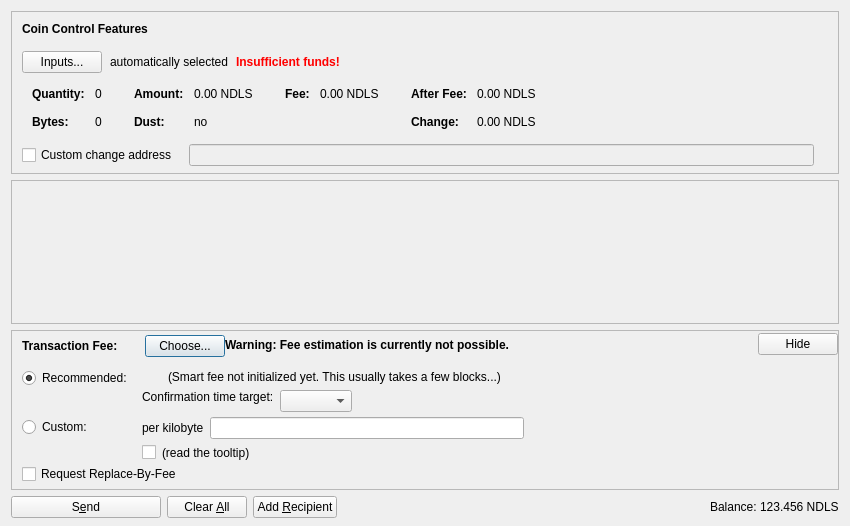
<?xml version="1.0" encoding="UTF-8"?>
<ui version="4.0">
 <class>SendCoinsDialog</class>
 <widget class="QDialog" name="SendCoinsDialog">
  <property name="geometry">
   <rect>
    <x>0</x>
    <y>0</y>
    <width>850</width>
    <height>526</height>
   </rect>
  </property>
  <property name="windowTitle">
   <string>Send Coins</string>
  </property>
  <layout class="QVBoxLayout" name="verticalLayout" stretch="0,1,0,0">
   <property name="bottomMargin">
    <number>8</number>
   </property>
   <item>
    <widget class="QFrame" name="frameCoinControl">
     <property name="sizePolicy">
      <sizepolicy hsizetype="Expanding" vsizetype="Expanding">
       <horstretch>0</horstretch>
       <verstretch>0</verstretch>
      </sizepolicy>
     </property>
     <property name="maximumSize">
      <size>
       <width>16777215</width>
       <height>16777215</height>
      </size>
     </property>
     <property name="frameShape">
      <enum>QFrame::StyledPanel</enum>
     </property>
     <property name="frameShadow">
      <enum>QFrame::Sunken</enum>
     </property>
     <layout class="QVBoxLayout" name="verticalLayoutCoinControl2">
      <property name="spacing">
       <number>0</number>
      </property>
      <property name="leftMargin">
       <number>0</number>
      </property>
      <property name="topMargin">
       <number>0</number>
      </property>
      <property name="rightMargin">
       <number>0</number>
      </property>
      <property name="bottomMargin">
       <number>6</number>
      </property>
      <item>
       <layout class="QVBoxLayout" name="verticalLayoutCoinControl" stretch="0,0,0,0,1">
        <property name="spacing">
         <number>0</number>
        </property>
        <property name="leftMargin">
         <number>10</number>
        </property>
        <property name="topMargin">
         <number>10</number>
        </property>
        <item>
         <layout class="QHBoxLayout" name="horizontalLayoutCoinControl1">
          <property name="bottomMargin">
           <number>15</number>
          </property>
          <item>
           <widget class="QLabel" name="labelCoinControlFeatures">
            <property name="sizePolicy">
             <sizepolicy hsizetype="Preferred" vsizetype="Maximum">
              <horstretch>0</horstretch>
              <verstretch>0</verstretch>
             </sizepolicy>
            </property>
            <property name="font">
             <font>
              <weight>75</weight>
              <bold>true</bold>
             </font>
            </property>
            <property name="styleSheet">
             <string notr="true">font-weight:bold;</string>
            </property>
            <property name="text">
             <string>Coin Control Features</string>
            </property>
           </widget>
          </item>
         </layout>
        </item>
        <item>
         <layout class="QHBoxLayout" name="horizontalLayoutCoinControl2" stretch="0,0,0,0">
          <property name="spacing">
           <number>8</number>
          </property>
          <property name="bottomMargin">
           <number>10</number>
          </property>
          <item>
           <widget class="QPushButton" name="pushButtonCoinControl">
            <property name="styleSheet">
             <string notr="true"/>
            </property>
            <property name="text">
             <string>Inputs...</string>
            </property>
            <property name="autoDefault">
             <bool>false</bool>
            </property>
           </widget>
          </item>
          <item>
           <widget class="QLabel" name="labelCoinControlAutomaticallySelected">
            <property name="text">
             <string>automatically selected</string>
            </property>
            <property name="margin">
             <number>5</number>
            </property>
           </widget>
          </item>
          <item>
           <widget class="QLabel" name="labelCoinControlInsuffFunds">
            <property name="font">
             <font>
              <weight>75</weight>
              <bold>true</bold>
             </font>
            </property>
            <property name="styleSheet">
             <string notr="true">color:red;font-weight:bold;</string>
            </property>
            <property name="text">
             <string>Insufficient funds!</string>
            </property>
            <property name="margin">
             <number>5</number>
            </property>
           </widget>
          </item>
          <item>
           <spacer name="horizontalSpacerCoinControl">
            <property name="orientation">
             <enum>Qt::Horizontal</enum>
            </property>
            <property name="sizeHint" stdset="0">
             <size>
              <width>40</width>
              <height>1</height>
             </size>
            </property>
           </spacer>
          </item>
         </layout>
        </item>
        <item>
         <widget class="QWidget" name="widgetCoinControl" native="true">
          <property name="sizePolicy">
           <sizepolicy hsizetype="Preferred" vsizetype="Preferred">
            <horstretch>0</horstretch>
            <verstretch>0</verstretch>
           </sizepolicy>
          </property>
          <property name="minimumSize">
           <size>
            <width>0</width>
            <height>0</height>
           </size>
          </property>
          <property name="styleSheet">
           <string notr="true"/>
          </property>
          <layout class="QHBoxLayout" name="horizontalLayoutCoinControl5">
           <property name="leftMargin">
            <number>0</number>
           </property>
           <property name="topMargin">
            <number>0</number>
           </property>
           <property name="rightMargin">
            <number>0</number>
           </property>
           <property name="bottomMargin">
            <number>0</number>
           </property>
           <item>
            <layout class="QHBoxLayout" name="horizontalLayoutCoinControl3" stretch="0,0,0,1">
             <property name="spacing">
              <number>20</number>
             </property>
             <property name="topMargin">
              <number>0</number>
             </property>
             <property name="bottomMargin">
              <number>10</number>
             </property>
             <item>
              <layout class="QFormLayout" name="formLayoutCoinControl1">
               <property name="horizontalSpacing">
                <number>10</number>
               </property>
               <property name="verticalSpacing">
                <number>14</number>
               </property>
               <property name="leftMargin">
                <number>10</number>
               </property>
               <property name="topMargin">
                <number>4</number>
               </property>
               <property name="rightMargin">
                <number>6</number>
               </property>
               <item row="0" column="0">
                <widget class="QLabel" name="labelCoinControlQuantityText">
                 <property name="font">
                  <font>
                   <weight>75</weight>
                   <bold>true</bold>
                  </font>
                 </property>
                 <property name="text">
                  <string>Quantity:</string>
                 </property>
                 <property name="margin">
                  <number>0</number>
                 </property>
                </widget>
               </item>
               <item row="0" column="1">
                <widget class="QLabel" name="labelCoinControlQuantity">
                 <property name="cursor">
                  <cursorShape>IBeamCursor</cursorShape>
                 </property>
                 <property name="contextMenuPolicy">
                  <enum>Qt::ActionsContextMenu</enum>
                 </property>
                 <property name="text">
                  <string notr="true">0</string>
                 </property>
                 <property name="margin">
                  <number>0</number>
                 </property>
                 <property name="textInteractionFlags">
                  <set>Qt::LinksAccessibleByMouse|Qt::TextSelectableByKeyboard|Qt::TextSelectableByMouse</set>
                 </property>
                </widget>
               </item>
               <item row="1" column="0">
                <widget class="QLabel" name="labelCoinControlBytesText">
                 <property name="font">
                  <font>
                   <weight>75</weight>
                   <bold>true</bold>
                  </font>
                 </property>
                 <property name="text">
                  <string>Bytes:</string>
                 </property>
                </widget>
               </item>
               <item row="1" column="1">
                <widget class="QLabel" name="labelCoinControlBytes">
                 <property name="cursor">
                  <cursorShape>IBeamCursor</cursorShape>
                 </property>
                 <property name="contextMenuPolicy">
                  <enum>Qt::ActionsContextMenu</enum>
                 </property>
                 <property name="text">
                  <string notr="true">0</string>
                 </property>
                 <property name="textInteractionFlags">
                  <set>Qt::LinksAccessibleByMouse|Qt::TextSelectableByKeyboard|Qt::TextSelectableByMouse</set>
                 </property>
                </widget>
               </item>
              </layout>
             </item>
             <item>
              <layout class="QFormLayout" name="formLayoutCoinControl2">
               <property name="horizontalSpacing">
                <number>10</number>
               </property>
               <property name="verticalSpacing">
                <number>14</number>
               </property>
               <property name="leftMargin">
                <number>6</number>
               </property>
               <property name="topMargin">
                <number>4</number>
               </property>
               <property name="rightMargin">
                <number>6</number>
               </property>
               <item row="0" column="0">
                <widget class="QLabel" name="labelCoinControlAmountText">
                 <property name="font">
                  <font>
                   <weight>75</weight>
                   <bold>true</bold>
                  </font>
                 </property>
                 <property name="text">
                  <string>Amount:</string>
                 </property>
                 <property name="margin">
                  <number>0</number>
                 </property>
                </widget>
               </item>
               <item row="0" column="1">
                <widget class="QLabel" name="labelCoinControlAmount">
                 <property name="cursor">
                  <cursorShape>IBeamCursor</cursorShape>
                 </property>
                 <property name="contextMenuPolicy">
                  <enum>Qt::ActionsContextMenu</enum>
                 </property>
                 <property name="text">
                  <string notr="true">0.00 NDLS</string>
                 </property>
                 <property name="textInteractionFlags">
                  <set>Qt::LinksAccessibleByMouse|Qt::TextSelectableByKeyboard|Qt::TextSelectableByMouse</set>
                 </property>
                </widget>
               </item>
               <item row="1" column="0">
                <widget class="QLabel" name="labelCoinControlLowOutputText">
                 <property name="font">
                  <font>
                   <weight>75</weight>
                   <bold>true</bold>
                  </font>
                 </property>
                 <property name="text">
                  <string>Dust:</string>
                 </property>
                </widget>
               </item>
               <item row="1" column="1">
                <widget class="QLabel" name="labelCoinControlLowOutput">
                 <property name="cursor">
                  <cursorShape>IBeamCursor</cursorShape>
                 </property>
                 <property name="contextMenuPolicy">
                  <enum>Qt::ActionsContextMenu</enum>
                 </property>
                 <property name="text">
                  <string notr="true">no</string>
                 </property>
                 <property name="textInteractionFlags">
                  <set>Qt::LinksAccessibleByMouse|Qt::TextSelectableByKeyboard|Qt::TextSelectableByMouse</set>
                 </property>
                </widget>
               </item>
              </layout>
             </item>
             <item>
              <layout class="QFormLayout" name="formLayoutCoinControl3">
               <property name="horizontalSpacing">
                <number>10</number>
               </property>
               <property name="verticalSpacing">
                <number>14</number>
               </property>
               <property name="leftMargin">
                <number>6</number>
               </property>
               <property name="topMargin">
                <number>4</number>
               </property>
               <property name="rightMargin">
                <number>6</number>
               </property>
               <item row="0" column="0">
                <widget class="QLabel" name="labelCoinControlFeeText">
                 <property name="font">
                  <font>
                   <weight>75</weight>
                   <bold>true</bold>
                  </font>
                 </property>
                 <property name="text">
                  <string>Fee:</string>
                 </property>
                 <property name="margin">
                  <number>0</number>
                 </property>
                </widget>
               </item>
               <item row="0" column="1">
                <widget class="QLabel" name="labelCoinControlFee">
                 <property name="cursor">
                  <cursorShape>IBeamCursor</cursorShape>
                 </property>
                 <property name="contextMenuPolicy">
                  <enum>Qt::ActionsContextMenu</enum>
                 </property>
                 <property name="text">
                  <string notr="true">0.00 NDLS</string>
                 </property>
                 <property name="textInteractionFlags">
                  <set>Qt::LinksAccessibleByMouse|Qt::TextSelectableByKeyboard|Qt::TextSelectableByMouse</set>
                 </property>
                </widget>
               </item>
              </layout>
             </item>
             <item>
              <layout class="QFormLayout" name="formLayoutCoinControl4">
               <property name="horizontalSpacing">
                <number>10</number>
               </property>
               <property name="verticalSpacing">
                <number>14</number>
               </property>
               <property name="leftMargin">
                <number>6</number>
               </property>
               <property name="topMargin">
                <number>4</number>
               </property>
               <property name="rightMargin">
                <number>6</number>
               </property>
               <item row="0" column="0">
                <widget class="QLabel" name="labelCoinControlAfterFeeText">
                 <property name="font">
                  <font>
                   <weight>75</weight>
                   <bold>true</bold>
                  </font>
                 </property>
                 <property name="text">
                  <string>After Fee:</string>
                 </property>
                 <property name="margin">
                  <number>0</number>
                 </property>
                </widget>
               </item>
               <item row="0" column="1">
                <widget class="QLabel" name="labelCoinControlAfterFee">
                 <property name="cursor">
                  <cursorShape>IBeamCursor</cursorShape>
                 </property>
                 <property name="contextMenuPolicy">
                  <enum>Qt::ActionsContextMenu</enum>
                 </property>
                 <property name="text">
                  <string notr="true">0.00 NDLS</string>
                 </property>
                 <property name="textInteractionFlags">
                  <set>Qt::LinksAccessibleByMouse|Qt::TextSelectableByKeyboard|Qt::TextSelectableByMouse</set>
                 </property>
                </widget>
               </item>
               <item row="1" column="0">
                <widget class="QLabel" name="labelCoinControlChangeText">
                 <property name="font">
                  <font>
                   <weight>75</weight>
                   <bold>true</bold>
                  </font>
                 </property>
                 <property name="text">
                  <string>Change:</string>
                 </property>
                </widget>
               </item>
               <item row="1" column="1">
                <widget class="QLabel" name="labelCoinControlChange">
                 <property name="cursor">
                  <cursorShape>IBeamCursor</cursorShape>
                 </property>
                 <property name="contextMenuPolicy">
                  <enum>Qt::ActionsContextMenu</enum>
                 </property>
                 <property name="text">
                  <string notr="true">0.00 NDLS</string>
                 </property>
                 <property name="textInteractionFlags">
                  <set>Qt::LinksAccessibleByMouse|Qt::TextSelectableByKeyboard|Qt::TextSelectableByMouse</set>
                 </property>
                </widget>
               </item>
              </layout>
             </item>
            </layout>
           </item>
          </layout>
         </widget>
        </item>
        <item>
         <layout class="QHBoxLayout" name="horizontalLayoutCoinControl4" stretch="0,0,0">
          <property name="spacing">
           <number>12</number>
          </property>
          <property name="sizeConstraint">
           <enum>QLayout::SetDefaultConstraint</enum>
          </property>
          <property name="topMargin">
           <number>5</number>
          </property>
          <property name="rightMargin">
           <number>5</number>
          </property>
          <item>
           <widget class="QCheckBox" name="checkBoxCoinControlChange">
            <property name="toolTip">
             <string>If this is activated, but the change address is empty or invalid, change will be sent to a newly generated address.</string>
            </property>
            <property name="text">
             <string>Custom change address</string>
            </property>
           </widget>
          </item>
          <item>
           <widget class="QValidatedLineEdit" name="lineEditCoinControlChange">
            <property name="enabled">
             <bool>false</bool>
            </property>
            <property name="sizePolicy">
             <sizepolicy hsizetype="Expanding" vsizetype="Fixed">
              <horstretch>0</horstretch>
              <verstretch>0</verstretch>
             </sizepolicy>
            </property>
           </widget>
          </item>
          <item>
           <widget class="QLabel" name="labelCoinControlChangeLabel">
            <property name="sizePolicy">
             <sizepolicy hsizetype="Preferred" vsizetype="Expanding">
              <horstretch>0</horstretch>
              <verstretch>0</verstretch>
             </sizepolicy>
            </property>
            <property name="minimumSize">
             <size>
              <width>0</width>
              <height>0</height>
             </size>
            </property>
            <property name="text">
             <string/>
            </property>
            <property name="margin">
             <number>3</number>
            </property>
           </widget>
          </item>
         </layout>
        </item>
        <item>
         <spacer name="verticalSpacerCoinControl">
          <property name="orientation">
           <enum>Qt::Vertical</enum>
          </property>
          <property name="sizeHint" stdset="0">
           <size>
            <width>800</width>
            <height>1</height>
           </size>
          </property>
         </spacer>
        </item>
       </layout>
      </item>
     </layout>
    </widget>
   </item>
   <item>
    <widget class="QScrollArea" name="scrollArea">
     <property name="widgetResizable">
      <bool>true</bool>
     </property>
     <widget class="QWidget" name="scrollAreaWidgetContents">
      <property name="geometry">
       <rect>
        <x>0</x>
        <y>0</y>
        <width>830</width>
        <height>104</height>
       </rect>
      </property>
      <layout class="QVBoxLayout" name="verticalLayout_2" stretch="0,1">
       <property name="leftMargin">
        <number>0</number>
       </property>
       <property name="topMargin">
        <number>0</number>
       </property>
       <property name="rightMargin">
        <number>0</number>
       </property>
       <property name="bottomMargin">
        <number>0</number>
       </property>
       <item>
        <layout class="QVBoxLayout" name="entries">
         <property name="spacing">
          <number>6</number>
         </property>
        </layout>
       </item>
       <item>
        <spacer name="verticalSpacer">
         <property name="orientation">
          <enum>Qt::Vertical</enum>
         </property>
         <property name="sizeHint" stdset="0">
          <size>
           <width>20</width>
           <height>40</height>
          </size>
         </property>
        </spacer>
       </item>
      </layout>
     </widget>
    </widget>
   </item>
   <item>
    <widget class="QFrame" name="frameFee">
     <property name="sizePolicy">
      <sizepolicy hsizetype="Expanding" vsizetype="Expanding">
       <horstretch>0</horstretch>
       <verstretch>0</verstretch>
      </sizepolicy>
     </property>
     <property name="maximumSize">
      <size>
       <width>16777215</width>
       <height>16777215</height>
      </size>
     </property>
     <property name="frameShape">
      <enum>QFrame::StyledPanel</enum>
     </property>
     <property name="frameShadow">
      <enum>QFrame::Sunken</enum>
     </property>
     <layout class="QVBoxLayout" name="verticalLayoutFee1">
      <property name="spacing">
       <number>0</number>
      </property>
      <property name="leftMargin">
       <number>0</number>
      </property>
      <property name="topMargin">
       <number>0</number>
      </property>
      <property name="rightMargin">
       <number>0</number>
      </property>
      <property name="bottomMargin">
       <number>0</number>
      </property>
      <item>
       <layout class="QVBoxLayout" name="verticalLayoutFee2" stretch="0,0,0">
        <property name="spacing">
         <number>0</number>
        </property>
        <property name="leftMargin">
         <number>10</number>
        </property>
        <property name="topMargin">
         <number>0</number>
        </property>
        <item>
         <layout class="QHBoxLayout" name="horizontalLayoutFee1">
          <property name="bottomMargin">
           <number>0</number>
          </property>
          <item>
           <layout class="QVBoxLayout" name="verticalLayoutFee7">
            <property name="spacing">
             <number>0</number>
            </property>
            <item>
             <spacer name="verticalSpacerSmartFee">
              <property name="orientation">
               <enum>Qt::Vertical</enum>
              </property>
              <property name="sizeType">
               <enum>QSizePolicy::Fixed</enum>
              </property>
              <property name="sizeHint" stdset="0">
               <size>
                <width>1</width>
                <height>4</height>
               </size>
              </property>
             </spacer>
            </item>
            <item>
             <layout class="QHBoxLayout" name="horizontalLayoutSmartFee">
              <property name="spacing">
               <number>10</number>
              </property>
              <item>
               <widget class="QLabel" name="labelFeeHeadline">
                <property name="sizePolicy">
                 <sizepolicy hsizetype="Preferred" vsizetype="Maximum">
                  <horstretch>0</horstretch>
                  <verstretch>0</verstretch>
                 </sizepolicy>
                </property>
                <property name="font">
                 <font>
                  <weight>75</weight>
                  <bold>true</bold>
                 </font>
                </property>
                <property name="styleSheet">
                 <string notr="true">font-weight:bold;</string>
                </property>
                <property name="text">
                 <string>Transaction Fee:</string>
                </property>
               </widget>
              </item>
              <item>
               <widget class="QLabel" name="labelFeeMinimized">
                <property name="text">
                 <string/>
                </property>
               </widget>
              </item>
              <item>
               <widget class="QPushButton" name="buttonChooseFee">
                <property name="text">
                 <string>Choose...</string>
                </property>
               </widget>
              </item>
             </layout>
            </item>
            <item>
             <spacer name="verticalSpacer_5">
              <property name="orientation">
               <enum>Qt::Vertical</enum>
              </property>
              <property name="sizeHint" stdset="0">
               <size>
                <width>1</width>
                <height>1</height>
               </size>
              </property>
             </spacer>
            </item>
           </layout>
          </item>
          <item>
           <widget class="QLabel" name="fallbackFeeWarningLabel">
            <property name="toolTip">
             <string>Using the fallbackfee can result in sending a transaction that will take several hours or days (or never) to confirm. Consider choosing your fee manually or wait until you have validated the complete chain.</string>
            </property>
            <property name="font">
            <font>
                <weight>75</weight>
                <bold>true</bold>
            </font>
            </property>
            <property name="text">
             <string>Warning: Fee estimation is currently not possible.</string>
            </property>
            <property name="wordWrap">
             <bool>false</bool>
            </property>
           </widget>
          </item>
          <item>
           <spacer name="horizontalSpacer_4">
            <property name="orientation">
             <enum>Qt::Horizontal</enum>
            </property>
            <property name="sizeType">
             <enum>QSizePolicy::MinimumExpanding</enum>
            </property>
            <property name="sizeHint" stdset="0">
             <size>
              <width>40</width>
              <height>20</height>
             </size>
            </property>
           </spacer>
          </item>
          <item>
           <widget class="QPushButton" name="buttonMinimizeFee">
            <property name="toolTip">
             <string>collapse fee-settings</string>
            </property>
            <property name="text">
             <string>Hide</string>
            </property>
           </widget>
          </item>
         </layout>
        </item>
        <item>
         <widget class="QFrame" name="frameFeeSelection">
          <layout class="QVBoxLayout" name="verticalLayoutFee12">
           <property name="spacing">
            <number>0</number>
           </property>
           <property name="leftMargin">
            <number>0</number>
           </property>
           <property name="topMargin">
            <number>0</number>
           </property>
           <property name="rightMargin">
            <number>0</number>
           </property>
           <property name="bottomMargin">
            <number>0</number>
           </property>
           <item>
            <layout class="QGridLayout" name="gridLayoutFee">
             <property name="topMargin">
              <number>10</number>
             </property>
             <property name="bottomMargin">
              <number>4</number>
             </property>
             <property name="horizontalSpacing">
              <number>10</number>
             </property>
             <property name="verticalSpacing">
              <number>4</number>
             </property>
             <item row="1" column="1">
              <layout class="QVBoxLayout" name="verticalLayoutFee8">
               <property name="spacing">
                <number>6</number>
               </property>
               <item>
                <layout class="QHBoxLayout" name="horizontalLayoutFee13">
                 <item>
                  <widget class="QLabel" name="labelCustomPerKilobyte">
                   <property name="toolTip">
                    <string>If the custom fee is set to 1000 satoshis and the transaction is only 250 bytes, then &quot;per kilobyte&quot; only pays 250 satoshis in fee, while &quot;total at least&quot; pays 1000 satoshis. For transactions bigger than a kilobyte both pay by kilobyte.</string>
                   </property>
                   <property name="text">
                    <string>per kilobyte</string>
                   </property>
                  </widget>
                 </item>
                 <item>
                  <widget class="EndessCoinAmountField" name="customFee"/>
                 </item>
                 <item>
                  <spacer name="horizontalSpacer_6">
                   <property name="orientation">
                    <enum>Qt::Horizontal</enum>
                   </property>
                   <property name="sizeHint" stdset="0">
                    <size>
                     <width>1</width>
                     <height>1</height>
                    </size>
                   </property>
                  </spacer>
                 </item>
                </layout>
               </item>
               <item>
                <layout class="QHBoxLayout" name="horizontalLayoutFee8">
                 <item>
                  <widget class="QCheckBox" name="checkBoxMinimumFee">
                   <property name="toolTip">
                    <string>Paying only the minimum fee is just fine as long as there is less transaction volume than space in the blocks. But be aware that this can end up in a never confirming transaction once there is more demand for endlesscoin transactions than the network can process.</string>
                   </property>
                   <property name="text">
                    <string/>
                   </property>
                  </widget>
                 </item>
                 <item>
                  <widget class="QLabel" name="labelMinFeeWarning">
                   <property name="enabled">
                    <bool>true</bool>
                   </property>
                   <property name="toolTip">
                    <string>Paying only the minimum fee is just fine as long as there is less transaction volume than space in the blocks. But be aware that this can end up in a never confirming transaction once there is more demand for endlesscoin transactions than the network can process.</string>
                   </property>
                   <property name="text">
                    <string>(read the tooltip)</string>
                   </property>
                   <property name="margin">
                    <number>5</number>
                   </property>
                  </widget>
                 </item>
                 <item>
                  <spacer name="horizontalSpacer_2">
                   <property name="orientation">
                    <enum>Qt::Horizontal</enum>
                   </property>
                   <property name="sizeHint" stdset="0">
                    <size>
                     <width>1</width>
                     <height>1</height>
                    </size>
                   </property>
                  </spacer>
                 </item>
                </layout>
               </item>
              </layout>
             </item>
             <item row="0" column="0">
              <layout class="QVBoxLayout" name="verticalLayoutFee4" stretch="0,1">
               <item>
                <widget class="QRadioButton" name="radioSmartFee">
                 <property name="text">
                  <string>Recommended:</string>
                 </property>
                 <property name="checked">
                  <bool>true</bool>
                 </property>
                 <attribute name="buttonGroup">
                  <string notr="true">groupFee</string>
                 </attribute>
                </widget>
               </item>
               <item>
                <spacer name="verticalSpacer_2">
                 <property name="orientation">
                  <enum>Qt::Vertical</enum>
                 </property>
                 <property name="sizeHint" stdset="0">
                  <size>
                   <width>1</width>
                   <height>1</height>
                  </size>
                 </property>
                </spacer>
               </item>
              </layout>
             </item>
             <item row="1" column="0">
              <layout class="QVBoxLayout" name="verticalLayoutFee9" stretch="0,1">
               <item>
                <widget class="QRadioButton" name="radioCustomFee">
                 <property name="text">
                  <string>Custom:</string>
                 </property>
                 <attribute name="buttonGroup">
                  <string notr="true">groupFee</string>
                 </attribute>
                </widget>
               </item>
               <item>
                <spacer name="verticalSpacer_6">
                 <property name="orientation">
                  <enum>Qt::Vertical</enum>
                 </property>
                 <property name="sizeHint" stdset="0">
                  <size>
                   <width>1</width>
                   <height>1</height>
                  </size>
                 </property>
                </spacer>
               </item>
              </layout>
             </item>
             <item row="0" column="1">
              <layout class="QVBoxLayout" name="verticalLayoutFee3" stretch="0,0,1">
               <property name="spacing">
                <number>6</number>
               </property>
               <property name="topMargin">
                <number>2</number>
               </property>
               <item>
                <layout class="QHBoxLayout" name="horizontalLayoutFee12">
                 <item>
                  <widget class="QLabel" name="labelSmartFee">
                   <property name="text">
                    <string/>
                   </property>
                   <property name="margin">
                    <number>2</number>
                   </property>
                  </widget>
                 </item>
                 <item>
                  <widget class="QLabel" name="labelFeeEstimation">
                   <property name="text">
                    <string/>
                   </property>
                  </widget>
                 </item>
                 <item>
                  <widget class="QLabel" name="labelSmartFee2">
                   <property name="text">
                    <string>(Smart fee not initialized yet. This usually takes a few blocks...)</string>
                   </property>
                   <property name="margin">
                    <number>2</number>
                   </property>
                  </widget>
                 </item>
                 <item>
                  <spacer name="horizontalSpacer_5">
                   <property name="orientation">
                    <enum>Qt::Horizontal</enum>
                   </property>
                   <property name="sizeHint" stdset="0">
                    <size>
                     <width>1</width>
                     <height>1</height>
                    </size>
                   </property>
                  </spacer>
                 </item>
                </layout>
               </item>
               <item>
                <layout class="QHBoxLayout" name="horizontalLayoutFee9">
                 <item>
                  <layout class="QVBoxLayout" name="verticalLayoutFee6">
                   <item>
                    <widget class="QLabel" name="labelSmartFee3">
                     <property name="text">
                      <string>Confirmation time target:</string>
                     </property>
                     <property name="margin">
                      <number>2</number>
                     </property>
                    </widget>
                   </item>
                   <item>
                    <spacer name="verticalSpacer_3">
                     <property name="orientation">
                      <enum>Qt::Vertical</enum>
                     </property>
                     <property name="sizeHint" stdset="0">
                      <size>
                       <width>1</width>
                       <height>1</height>
                      </size>
                     </property>
                    </spacer>
                   </item>
                  </layout>
                 </item>
                 <item>
                  <layout class="QVBoxLayout" name="verticalLayoutFee5">
                   <property name="rightMargin">
                    <number>30</number>
                   </property>
                   <item>
                    <layout class="QHBoxLayout" name="horizontalLayoutConfTarget">
                     <property name="bottomMargin">
                      <number>0</number>
                     </property>
                     <item>
                      <widget class="QComboBox" name="confTargetSelector"/>
                     </item>
                     <item>
                      <spacer name="horizontalSpacerConfTarget">
                       <property name="orientation">
                        <enum>Qt::Horizontal</enum>
                       </property>
                       <property name="sizeHint" stdset="0">
                        <size>
                         <width>40</width>
                         <height>20</height>
                        </size>
                       </property>
                      </spacer>
                     </item>
                    </layout>
                   </item>
                  </layout>
                 </item>
                </layout>
               </item>
               <item>
                <spacer name="verticalSpacer_4">
                 <property name="orientation">
                  <enum>Qt::Vertical</enum>
                 </property>
                 <property name="sizeHint" stdset="0">
                  <size>
                   <width>1</width>
                   <height>1</height>
                  </size>
                 </property>
                </spacer>
               </item>
              </layout>
             </item>
            </layout>
           </item>
           <item>
            <widget class="QCheckBox" name="optInRBF">
             <property name="text">
              <string>Request Replace-By-Fee</string>
             </property>
             <property name="toolTip">
              <string>Indicates that the sender may wish to replace this transaction with a new one paying higher fees (prior to being confirmed).</string>
             </property>
            </widget>
           </item>
          </layout>
         </widget>
        </item>
        <item>
         <spacer name="verticalSpacerFee">
          <property name="orientation">
           <enum>Qt::Vertical</enum>
          </property>
          <property name="sizeHint" stdset="0">
           <size>
            <width>40</width>
            <height>5</height>
           </size>
          </property>
         </spacer>
        </item>
       </layout>
      </item>
     </layout>
    </widget>
   </item>
   <item>
    <layout class="QHBoxLayout" name="horizontalLayout">
     <item>
      <widget class="QPushButton" name="sendButton">
       <property name="minimumSize">
        <size>
         <width>150</width>
         <height>0</height>
        </size>
       </property>
       <property name="toolTip">
        <string>Confirm the send action</string>
       </property>
       <property name="text">
        <string>S&amp;end</string>
       </property>
       <property name="icon">
        <iconset resource="../endlesscoin.qrc">
         <normaloff>:/icons/send</normaloff>:/icons/send</iconset>
       </property>
       <property name="autoDefault">
        <bool>false</bool>
       </property>
       <property name="default">
        <bool>false</bool>
       </property>
      </widget>
     </item>
     <item>
      <widget class="QPushButton" name="clearButton">
       <property name="sizePolicy">
        <sizepolicy hsizetype="Minimum" vsizetype="Fixed">
         <horstretch>0</horstretch>
         <verstretch>0</verstretch>
        </sizepolicy>
       </property>
       <property name="toolTip">
        <string>Clear all fields of the form.</string>
       </property>
       <property name="text">
        <string>Clear &amp;All</string>
       </property>
       <property name="icon">
        <iconset resource="../endlesscoin.qrc">
         <normaloff>:/icons/remove</normaloff>:/icons/remove</iconset>
       </property>
       <property name="autoDefault">
        <bool>false</bool>
       </property>
      </widget>
     </item>
     <item>
      <widget class="QPushButton" name="addButton">
       <property name="toolTip">
        <string>Send to multiple recipients at once</string>
       </property>
       <property name="text">
        <string>Add &amp;Recipient</string>
       </property>
       <property name="icon">
        <iconset resource="../endlesscoin.qrc">
         <normaloff>:/icons/add</normaloff>:/icons/add</iconset>
       </property>
       <property name="autoDefault">
        <bool>false</bool>
       </property>
      </widget>
     </item>
     <item>
      <spacer name="horizontalSpacer">
       <property name="orientation">
        <enum>Qt::Horizontal</enum>
       </property>
       <property name="sizeHint" stdset="0">
        <size>
         <width>40</width>
         <height>20</height>
        </size>
       </property>
      </spacer>
     </item>
     <item>
      <layout class="QHBoxLayout" name="horizontalLayout_2">
       <property name="spacing">
        <number>3</number>
       </property>
       <item>
        <widget class="QLabel" name="label">
         <property name="sizePolicy">
          <sizepolicy hsizetype="Preferred" vsizetype="Fixed">
           <horstretch>0</horstretch>
           <verstretch>0</verstretch>
          </sizepolicy>
         </property>
         <property name="text">
          <string>Balance:</string>
         </property>
        </widget>
       </item>
       <item>
        <widget class="QLabel" name="labelBalance">
         <property name="sizePolicy">
          <sizepolicy hsizetype="Preferred" vsizetype="Fixed">
           <horstretch>0</horstretch>
           <verstretch>0</verstretch>
          </sizepolicy>
         </property>
         <property name="cursor">
          <cursorShape>IBeamCursor</cursorShape>
         </property>
         <property name="text">
          <string notr="true">123.456 NDLS</string>
         </property>
         <property name="textInteractionFlags">
          <set>Qt::LinksAccessibleByMouse|Qt::TextSelectableByKeyboard|Qt::TextSelectableByMouse</set>
         </property>
        </widget>
       </item>
      </layout>
     </item>
    </layout>
   </item>
  </layout>
 </widget>
 <customwidgets>
  <customwidget>
   <class>QValidatedLineEdit</class>
   <extends>QLineEdit</extends>
   <header>qvalidatedlineedit.h</header>
  </customwidget>
  <customwidget>
   <class>EndessCoinAmountField</class>
   <extends>QLineEdit</extends>
   <header>endlesscoinamountfield.h</header>
   <container>1</container>
  </customwidget>
 </customwidgets>
 <resources>
  <include location="../endlesscoin.qrc"/>
 </resources>
 <connections/>
 <buttongroups>
  <buttongroup name="groupFee"/>
 </buttongroups>
</ui>
